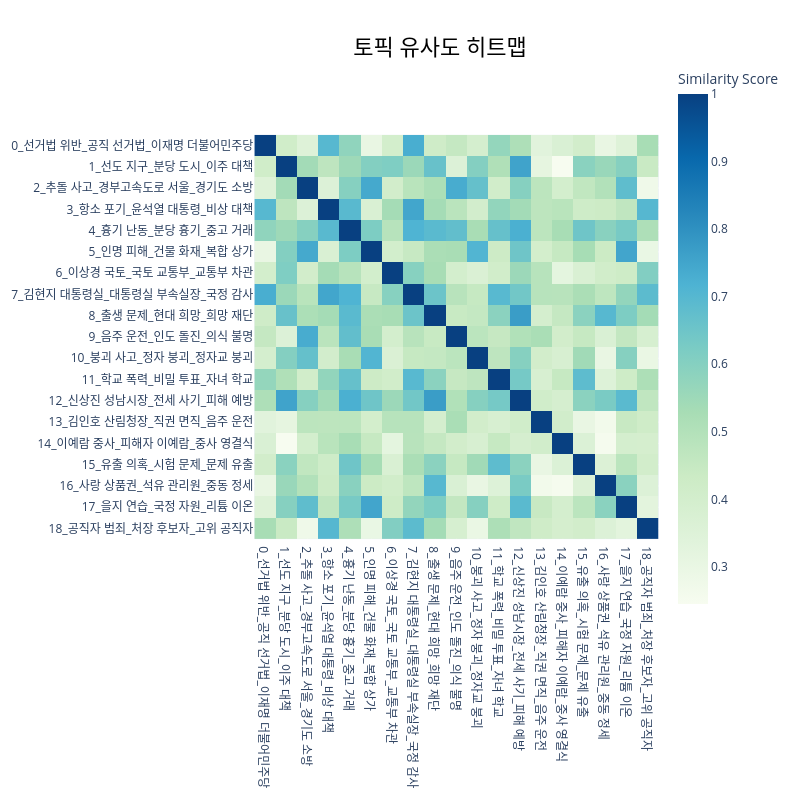

Notebook cell for this chart:
### Code cell
# [시각화 3] 토픽 유사도 히트맵 — 토픽 간 코사인 유사도
# 대각선(자기 자신)이 가장 진하고, 비슷한 토픽끼리 밝게 표시됨
# 특정 두 토픽이 밝으면 중복 키워드가 많다는 의미 → 합산 가능성 검토
fig = topic_model.visualize_heatmap(title="토픽 유사도 히트맵")
fig.show()

### Figure 1 — Plotly figure (JSON) as saved in the notebook; plotly's stock layout.template omitted (floating-point values rounded to 4 significant figures; data arrays with more than 128 entries replaced by an {"elided": "..."} marker saying what was removed)
{"data": [{"coloraxis": "coloraxis", "hovertemplate": "x: %{x}<br>y: %{y}<br>Similarity Score: %{z}<extra></extra>", "name": "0", "type": "heatmap", "x": ["0_선거법 위반_공직 선거법_이재명 더불어민주당", "1_선도 지구_분당 도시_이주 대책", "2_추돌 사고_경부고속도로 서울_경기도 소방", "3_항소 포기_윤석열 대통령_비상 대책", "4_흉기 난동_분당 흉기_중고 거래", "5_인명 피해_건물 화재_복합 상가", "6_이상경 국토_국토 교통부_교통부 차관", "7_김현지 대통령실_대통령실 부속실장_국정 감사", "8_출생 문제_현대 희망_희망 재단", "9_음주 운전_인도 돌진_의식 불명", "10_붕괴 사고_정자 붕괴_정자교 붕괴", "11_학교 폭력_비밀 투표_자녀 학교", "12_신상진 성남시장_전세 사기_피해 예방", "13_김인호 산림청장_직권 면직_음주 운전", "14_이예람 중사_피해자 이예람_중사 영결식", "15_유출 의혹_시험 문제_문제 유출", "16_사랑 상품권_석유 관리원_중동 정세", "17_을지 연습_국정 자원_리튬 이온", "18_공직자 범죄_처장 후보자_고위 공직자"], "xaxis": "x", "y": ["0_선거법 위반_공직 선거법_이재명 더불어민주당", "1_선도 지구_분당 도시_이주 대책", "2_추돌 사고_경부고속도로 서울_경기도 소방", "3_항소 포기_윤석열 대통령_비상 대책", "4_흉기 난동_분당 흉기_중고 거래", "5_인명 피해_건물 화재_복합 상가", "6_이상경 국토_국토 교통부_교통부 차관", "7_김현지 대통령실_대통령실 부속실장_국정 감사", "8_출생 문제_현대 희망_희망 재단", "9_음주 운전_인도 돌진_의식 불명", "10_붕괴 사고_정자 붕괴_정자교 붕괴", "11_학교 폭력_비밀 투표_자녀 학교", "12_신상진 성남시장_전세 사기_피해 예방", "13_김인호 산림청장_직권 면직_음주 운전", "14_이예람 중사_피해자 이예람_중사 영결식", "15_유출 의혹_시험 문제_문제 유출", "16_사랑 상품권_석유 관리원_중동 정세", "17_을지 연습_국정 자원_리튬 이온", "18_공직자 범죄_처장 후보자_고위 공직자"], "yaxis": "y", "z": {"elided": "19x19 float values"}}], "layout": {"coloraxis": {"colorbar": {"title": {"text": "Similarity Score"}}, "colorscale": [[0, "rgb(247,252,240)"], [0.125, "rgb(224,243,219)"], [0.25, "rgb(204,235,197)"], [0.375, "rgb(168,221,181)"], [0.5, "rgb(123,204,196)"], [0.625, "rgb(78,179,211)"], [0.75, "rgb(43,140,190)"], [0.875, "rgb(8,104,172)"], [1, "rgb(8,64,129)"]]}, "height": 800, "hoverlabel": {"bgcolor": "white", "font": {"family": "Rockwell", "size": 16}}, "legend": {"title": {"text": "Trend"}}, "margin": {"t": 60}, "showlegend": true, "title": {"font": {"color": "Black", "size": 22}, "text": "토픽 유사도 히트맵", "x": 0.55, "xanchor": "center", "y": 0.95, "yanchor": "top"}, "width": 800, "xaxis": {"anchor": "y", "constrain": "domain", "domain": [0, 1], "scaleanchor": "y"}, "yaxis": {"anchor": "x", "autorange": "reversed", "constrain": "domain", "domain": [0, 1]}}}
